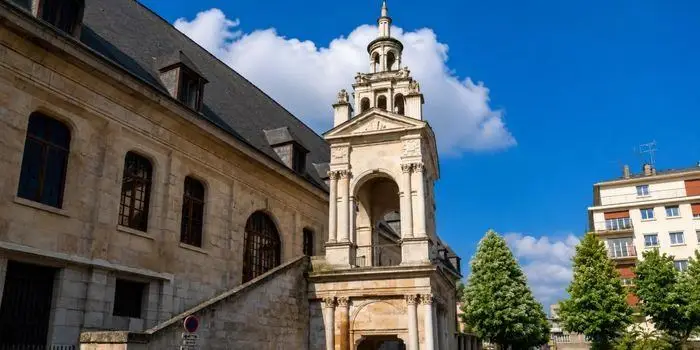
#> input picture gigot/accueil/photos/00-l.webp, 700 x 350 px
$ python mask.py ../../gigot/accueil/photos/00-l.webp
#> lines starting #> are read from the running program, lines starting #| are printed output that depends on the picture
#!/usr/bin/env python3
"""
mask.py — duotone noir + une couleur, avec un aplat de forme en multiply.

Le traitement se fait en deux temps :

1. duotone  : la photo est ramenée en luminance puis re-mappée sur une rampe
              qui va du noir (ombres) vers une seule couleur (hautes lumières).
2. overlay  : une forme aléatoire (triangle, cercle ou rectangle) est posée
              par-dessus en fusion multiply — l'aplat assombrit et teinte
              la zone qu'il recouvre sans jamais l'éclaircir.

Usage
-----
    python3 mask.py photo.jpg                      # une image, réglages aléatoires
    python3 mask.py sources/ -o output/            # tout un dossier
    python3 mask.py photo.jpg --color "#FF4D8D" --shape circle --seed 7

Dépendance : Pillow.
"""

from __future__ import annotations

import argparse
import json
import math
import random
import sys
from dataclasses import dataclass, asdict
from pathlib import Path

from PIL import Image, ImageChops, ImageDraw, ImageOps

# --------------------------------------------------------------------------
# Palette
# --------------------------------------------------------------------------

# Encres franches, esprit sérigraphie / risographie : chacune tient seule
# face au noir, ce qui est la contrainte d'un duotone à une couleur.
PALETTE: dict[str, str] = {
    "rose":      "#FF4D8D",
    "menthe":    "#00A878",
    "outremer":  "#2B50FF",
    "mandarine": "#FF6B35",
    "violet":    "#7B2FF7",
    "safran":    "#FFC300",
    "cyan":      "#00B3D6",
    "vermillon": "#E4002B",
    "olive":     "#8FB339",
    "lagon":     "#00D1B2",
}

SHAPES = ("triangle", "circle", "rectangle")

# Antialiasing : on dessine les formes à cette échelle puis on réduit.
SUPERSAMPLE = 4


# --------------------------------------------------------------------------
# Utilitaires couleur
# --------------------------------------------------------------------------

def hex_to_rgb(value: str) -> tuple[int, int, int]:
    """'#FF4D8D' ou 'FF4D8D' -> (255, 77, 141)."""
    v = value.strip().lstrip("#")
    if len(v) == 3:
        v = "".join(c * 2 for c in v)
    if len(v) != 6:
        raise ValueError(f"couleur hexadécimale invalide : {value!r}")
    return tuple(int(v[i:i + 2], 16) for i in (0, 2, 4))  # type: ignore[return-value]


def rgb_to_hex(rgb: tuple[int, int, int]) -> str:
    return "#{:02X}{:02X}{:02X}".format(*rgb)


# [5 lines left out: function resolve_color, not called in this run]


def mix(a: tuple[int, int, int], b: tuple[int, int, int], t: float) -> tuple[int, int, int]:
    return tuple(round(a[i] + (b[i] - a[i]) * t) for i in range(3))  # type: ignore[return-value]


# --------------------------------------------------------------------------
# Étape 1 — duotone
# --------------------------------------------------------------------------

def transfer_curve(
    color: tuple[int, int, int],
    shadow: tuple[int, int, int] | None = None,
    highlight: tuple[int, int, int] | None = None,
    contrast: float = 1.15,
    midpoint: float = 0.55,
    samples: int = 256,
) -> list[list[float]]:
    """La courbe de transfert de la bichromie : `samples` points par canal, en 0–1.

    La rampe passe par trois points plutôt que deux. Un simple noir -> couleur
    plafonne les hautes lumières à la densité de l'encre : toute l'image devient
    sourde, et un aplat en multiply posé dessus n'a plus rien à assombrir. En
    faisant passer la rampe par la couleur à mi-parcours puis vers un blanc
    teinté, on garde des blancs qui respirent et la couleur reste lisible dans
    les demi-tons — c'est la mécanique d'une bichromie imprimée.

    `shadow` reste quasi noir mais conserve la teinte de l'encre ; `midpoint`
    place la couleur pure sur l'échelle des gris ; le contraste est replié dans
    la courbe plutôt qu'appliqué à part, pour que la courbe décrive à elle seule
    tout le passage du gris à la bichromie.

    C'est la définition unique de la bichromie : `duotone` l'échantillonne en
    256 points pour Pillow, la page CSS en une poignée pour un `feFuncR/G/B`
    de filtre SVG. Les deux rendus restent donc alignés par construction.
    """
    if shadow is None:
        shadow = mix(color, (0, 0, 0), 0.90)
    if highlight is None:
        highlight = mix(color, (255, 255, 255), 0.88)

    curve: list[list[float]] = [[], [], []]
    for index in range(samples):
        gray = index / (samples - 1)
        # Contraste autour du gris moyen, borné à l'intervalle utile.
        v = min(1.0, max(0.0, (gray - 0.5) * contrast + 0.5))
        if v <= midpoint:
            low, high, t = shadow, color, v / midpoint
        else:
            low, high, t = color, highlight, (v - midpoint) / (1 - midpoint)
        for channel in range(3):
            curve[channel].append((low[channel] + (high[channel] - low[channel]) * t) / 255)
    return curve


def duotone(
    img: Image.Image,
    color: tuple[int, int, int],
    shadow: tuple[int, int, int] | None = None,
    highlight: tuple[int, int, int] | None = None,
    contrast: float = 1.15,
    midpoint: float = 0.55,
) -> Image.Image:
    """Ramène l'image sur une rampe à deux encres : noir et `color`."""
    curve = transfer_curve(color, shadow, highlight, contrast, midpoint, samples=256)
    # Image.point sur une image L renvoyant du RGB attend les trois LUT bout à bout.
    lut = [round(value * 255) for channel in curve for value in channel]
    gray = ImageOps.grayscale(img.convert("RGB"))
    return gray.convert("RGB").point(lut)


# --------------------------------------------------------------------------
# Étape 2 — forme aléatoire en multiply
# --------------------------------------------------------------------------

def shape_geometry(shape: str, rng: random.Random, ratio: float) -> dict:
    """Tire la géométrie d'une forme, en coordonnées normalisées (0–1).

    Normalisée veut dire : x rapporté à la largeur, y à la hauteur. La géométrie
    ne dépend donc plus de la taille du rendu, et la même description sert à
    Pillow comme à un `clip-path` CSS. `ratio` est largeur / hauteur, nécessaire
    parce que les rayons sont tirés par rapport au petit côté.

    L'ordre des tirages est celui du rendu d'origine : une graine donnée
    redonne exactement la même forme.
    """
    # Le petit côté, exprimé dans chaque axe.
    short_x = min(1.0, 1 / ratio)   # min(w, h) / w
    short_y = min(1.0, ratio)       # min(w, h) / h

    if shape == "circle":
        cx = rng.uniform(0.2, 0.8)
        cy = rng.uniform(0.2, 0.8)
        r = rng.uniform(0.18, 0.40)
        return {"shape": "circle", "cx": cx, "cy": cy,
                "rx": r * short_x, "ry": r * short_y}

    if shape == "triangle":
        cx = rng.uniform(0.15, 0.85)
        cy = rng.uniform(0.15, 0.85)
        radius = rng.uniform(0.22, 0.48)
        rotation = rng.uniform(0, 2 * math.pi)
        points = [
            (cx + radius * short_x * math.cos(rotation + i * 2 * math.pi / 3),
             cy + radius * short_y * math.sin(rotation + i * 2 * math.pi / 3))
            for i in range(3)
        ]
        return {"shape": "triangle", "points": points}

    if shape == "rectangle":
        cx = rng.uniform(0.2, 0.8)
        cy = rng.uniform(0.2, 0.8)
        half_w = rng.uniform(0.16, 0.42)
        half_h = rng.uniform(0.16, 0.42)
        angle = math.radians(rng.uniform(-28, 28))
        cos_a, sin_a = math.cos(angle), math.sin(angle)
        corners = [(-half_w, -half_h), (half_w, -half_h), (half_w, half_h), (-half_w, half_h)]
        # La rotation se fait dans l'espace des pixels, pas dans l'espace normalisé :
        # sans cela un rectangle penché se déformerait avec le rapport de l'image.
        points = [
            (cx + (x * cos_a - y * sin_a / ratio),
             cy + (x * sin_a * ratio + y * cos_a))
            for x, y in corners
        ]
        return {"shape": "rectangle", "points": points}

    raise ValueError(f"forme inconnue : {shape!r} (attendu : {', '.join(SHAPES)})")


def shape_mask(size: tuple[int, int], geometry: dict, opacity: float) -> Image.Image:
    """Masque niveaux de gris : `opacity * 255` dans la forme, 0 ailleurs."""
    w, h = size
    layer = Image.new("L", (w * SUPERSAMPLE, h * SUPERSAMPLE), 0)
    draw = ImageDraw.Draw(layer)
    level = round(max(0.0, min(1.0, opacity)) * 255)
    sx, sy = w * SUPERSAMPLE, h * SUPERSAMPLE

    if geometry["shape"] == "circle":
        box = [(geometry["cx"] - geometry["rx"]) * sx, (geometry["cy"] - geometry["ry"]) * sy,
               (geometry["cx"] + geometry["rx"]) * sx, (geometry["cy"] + geometry["ry"]) * sy]
        draw.ellipse(box, fill=level)
    else:
        draw.polygon([(x * sx, y * sy) for x, y in geometry["points"]], fill=level)

    return layer.resize((w, h), Image.LANCZOS)


def multiply_shape(
    base: Image.Image,
    geometry: dict,
    color: tuple[int, int, int],
    opacity: float = 0.85,
) -> Image.Image:
    """Pose un aplat de `color` en fusion multiply, limité à la forme."""
    mask = shape_mask(base.size, geometry, opacity)
    flat = Image.new("RGB", base.size, color)
    return Image.composite(ImageChops.multiply(base, flat), base, mask)


# --------------------------------------------------------------------------
# Rendu complet
# --------------------------------------------------------------------------

@dataclass
class Recipe:
    """Les réglages tirés au sort pour une image — reproductibles via `seed`."""
    seed: int
    duotone_color: str
    duotone_name: str
    shape: str
    shape_color: str
    shape_name: str
    opacity: float
    contrast: float
    geometry: dict


def render(
    img: Image.Image,
    seed: int | None = None,
    color: str | None = None,
    shape: str | None = None,
    opacity: float | None = None,
    contrast: float | None = None,
    max_size: int = 1400,
) -> tuple[Image.Image, Recipe]:
    """Applique duotone + forme et renvoie l'image avec sa recette."""
    if seed is None:
        seed = random.randrange(1, 10 ** 6)
    rng = random.Random(seed)

    img = img.convert("RGB")
    if max_size and max(img.size) > max_size:
        img = ImageOps.contain(img, (max_size, max_size), Image.LANCZOS)

    names = list(PALETTE)

    if color is None:
        duo_name = rng.choice(names)
        duo_rgb = hex_to_rgb(PALETTE[duo_name])
    else:
        duo_rgb = resolve_color(color)
        duo_name = color if color in PALETTE else rgb_to_hex(duo_rgb)

    if shape is None:
        shape = rng.choice(SHAPES)

    # L'aplat reprend l'encre du duotone une fois sur deux ; sinon il en prend
    # une autre, ce qui fait apparaître une troisième valeur là où ils se croisent.
    if rng.random() < 0.5:
        shape_rgb, shape_name = duo_rgb, duo_name
    else:
        shape_name = rng.choice([n for n in names if n != duo_name])
        shape_rgb = hex_to_rgb(PALETTE[shape_name])

    if opacity is None:
        opacity = round(rng.uniform(0.55, 0.9), 2)
    if contrast is None:
        contrast = round(rng.uniform(1.05, 1.35), 2)

    geometry = shape_geometry(shape, rng, img.width / img.height)
    out = duotone(img, duo_rgb, contrast=contrast)
    out = multiply_shape(out, geometry, shape_rgb, opacity)

    recipe = Recipe(
        seed=seed,
        duotone_color=rgb_to_hex(duo_rgb),
        duotone_name=duo_name,
        shape=shape,
        shape_color=rgb_to_hex(shape_rgb),
        shape_name=shape_name,
        opacity=opacity,
        contrast=contrast,
        geometry=geometry,
    )
    return out, recipe


# --------------------------------------------------------------------------
# CLI
# --------------------------------------------------------------------------

SUFFIXES = {".jpg", ".jpeg", ".png", ".webp", ".bmp", ".tif", ".tiff"}


def collect_inputs(paths: list[Path]) -> list[Path]:
    files: list[Path] = []
    for p in paths:
        if p.is_dir():
            files += sorted(f for f in p.iterdir() if f.suffix.lower() in SUFFIXES)
        elif p.is_file():
            files.append(p)
        else:
            print(f"introuvable : {p}", file=sys.stderr)
    return files


def main(argv: list[str] | None = None) -> int:
    parser = argparse.ArgumentParser(
        description="Duotone noir + une couleur, avec un aplat de forme en multiply.",
        formatter_class=argparse.RawDescriptionHelpFormatter,
        epilog="Couleurs de la palette : " + ", ".join(PALETTE),
    )
    parser.add_argument("inputs", nargs="+", type=Path, help="fichiers ou dossiers à traiter")
    parser.add_argument("-o", "--output", type=Path, default=Path("output"), help="dossier de sortie")
    parser.add_argument("--color", help="couleur du duotone : nom de la palette ou #RRGGBB")
    parser.add_argument("--shape", choices=SHAPES, help="forme imposée (sinon aléatoire)")
    parser.add_argument("--opacity", type=float, help="opacité de l'aplat, 0 à 1")
    parser.add_argument("--contrast", type=float, help="contraste avant duotone, 1 = neutre")
    parser.add_argument("--seed", type=int, help="graine du tirage, pour rejouer un rendu")
    parser.add_argument("--max-size", type=int, default=1400, help="côté le plus long en sortie")
    parser.add_argument("--quality", type=int, default=90, help="qualité JPEG")
    parser.add_argument("--manifest", type=Path, help="écrit les recettes dans ce fichier JSON")
    args = parser.parse_args(argv)

    files = collect_inputs(args.inputs)
    if not files:
        print("aucune image à traiter", file=sys.stderr)
        return 1

    args.output.mkdir(parents=True, exist_ok=True)
    manifest: list[dict] = []

    for index, path in enumerate(files):
        # Une graine dérivée par image : --seed rejoue la série entière.
        seed = args.seed + index if args.seed is not None else None
        with Image.open(path) as src:
#> src is the input picture: PIL image 700x350 RGB; mean R, G, B 79.9, 100.2, 113.3
            out, recipe = render(
                src,
                seed=seed,
                color=args.color,
                shape=args.shape,
                opacity=args.opacity,
                contrast=args.contrast,
                max_size=args.max_size,
            )
#> in duotone, `gray = ImageOps.grayscale(img.convert("RGB"))`:
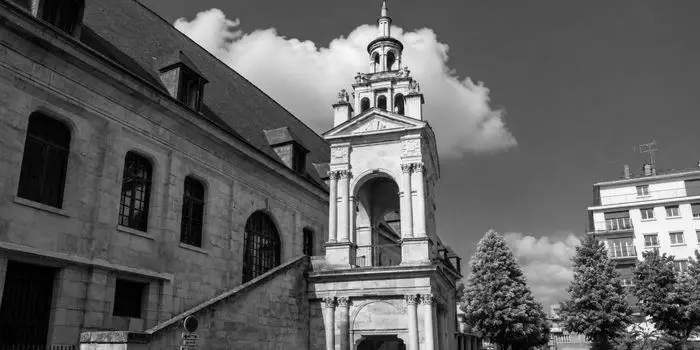
#> gray: PIL image 700x350 L; min 0, max 255, mean 95.6
#> in duotone, `return gray.convert("RGB").point(lut)`:
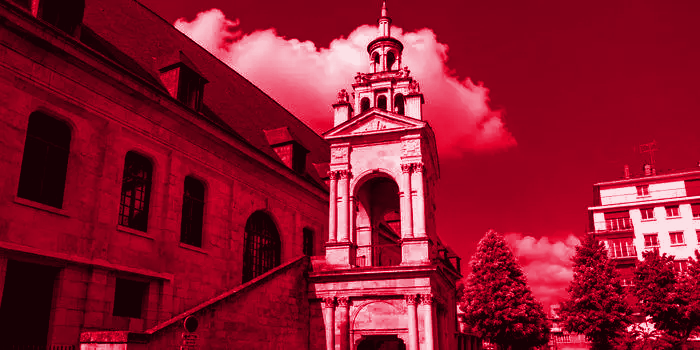
#> returned value: PIL image 700x350 RGB; mean R, G, B 142.3, 23.2, 45.6
#> in shape_mask, `return layer.resize((w, h), Image.LANCZOS)`:
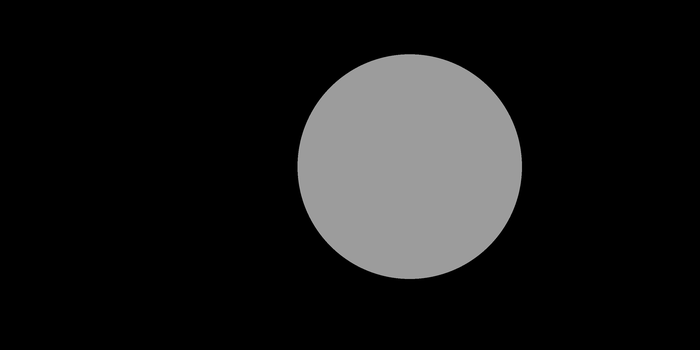
#> returned value: PIL image 700x350 L; min 0, max 171, mean 25.2
#> in multiply_shape, `flat = Image.new("RGB", base.size, color)`:
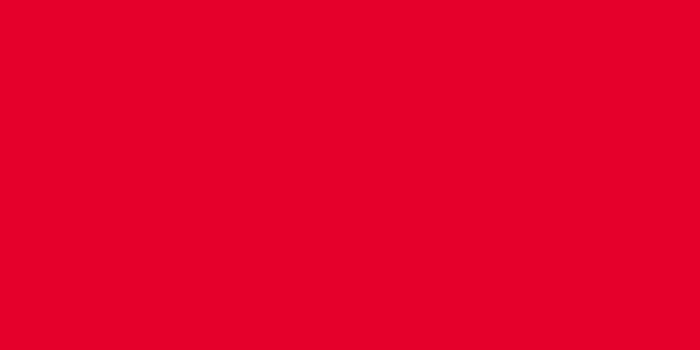
#> flat: PIL image 700x350 RGB; mean R, G, B 228, 0, 43
#> in multiply_shape, `return Image.composite(ImageChops.multiply(base, flat), base, mask)`:
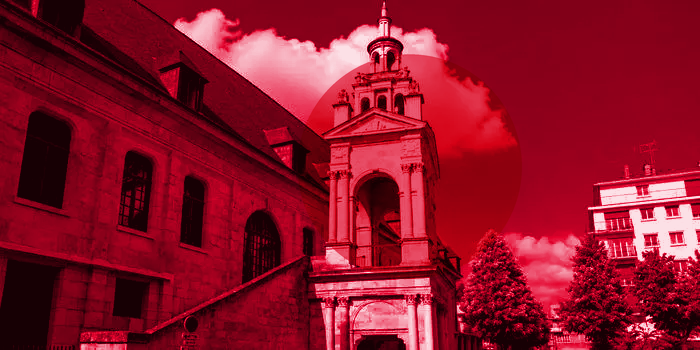
#> returned value: PIL image 700x350 RGB; mean R, G, B 140.3, 18.1, 39.2
        target = args.output / f"{path.stem}.jpg"
        out.save(target, "JPEG", quality=args.quality, subsampling=0, optimize=True)
        manifest.append({"source": path.name, "output": target.name, **asdict(recipe)})
        print(f"{path.name} -> {target}  [{recipe.duotone_name} · {recipe.shape} · {recipe.shape_name}]")
#| 00-l.webp -> output/00-l.jpg  [vermillon · circle · vermillon]

    if args.manifest:
        args.manifest.write_text(json.dumps(manifest, indent=2, ensure_ascii=False) + "\n", encoding="utf-8")
        print(f"recettes écrites dans {args.manifest}")

    return 0


if __name__ == "__main__":
    raise SystemExit(main())
#> (the program exits here)

$ run again, on gigot/accueil/photos/02-l.webp
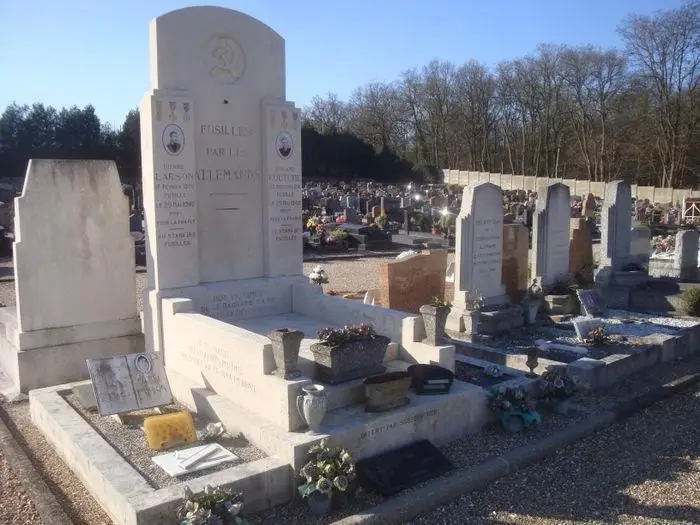
#> input picture gigot/accueil/photos/02-l.webp, 700 x 525 px
#> in main, src is the input picture: PIL image 700x525 RGB; mean R, G, B 116.1, 118.4, 126.8
#> layer: PIL image 2800x2100 L; every value is 0
#> in shape_mask, `return layer.resize((w, h), Image.LANCZOS)`:
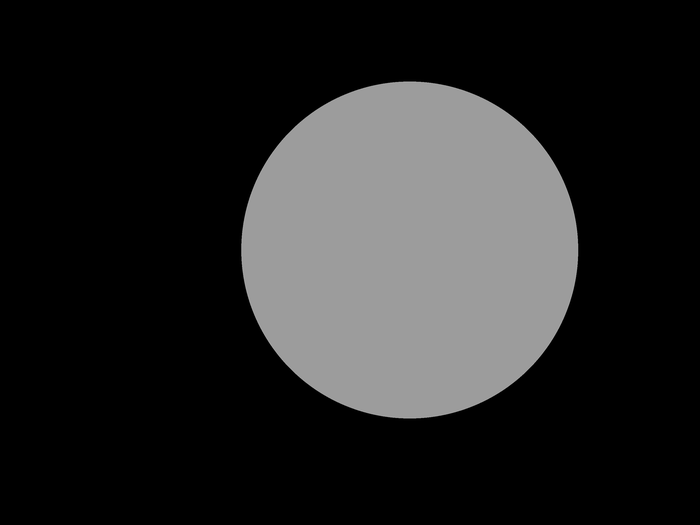
#> returned value: PIL image 700x525 L; min 0, max 171, mean 37.9
#> in multiply_shape, `return Image.composite(ImageChops.multiply(base, flat), base, mask)`:
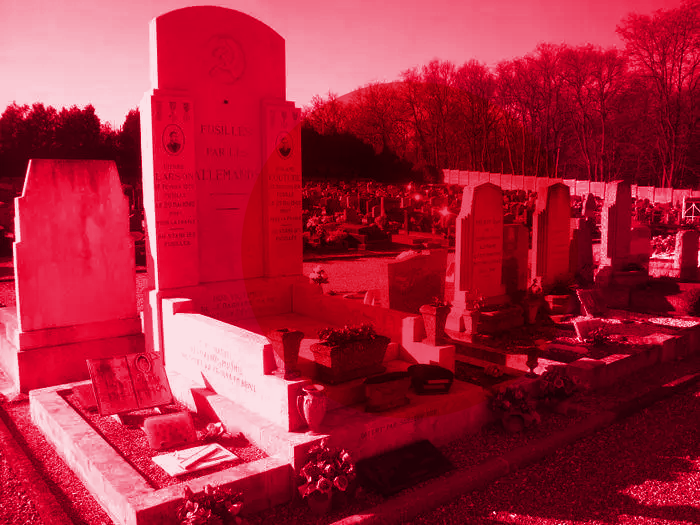
#> returned value: PIL image 700x525 RGB; mean R, G, B 167.3, 36.8, 58.7
#| 02-l.webp -> output/02-l.jpg  [vermillon · circle · vermillon]

$ run again, on gigot/accueil/photos/03-l.webp
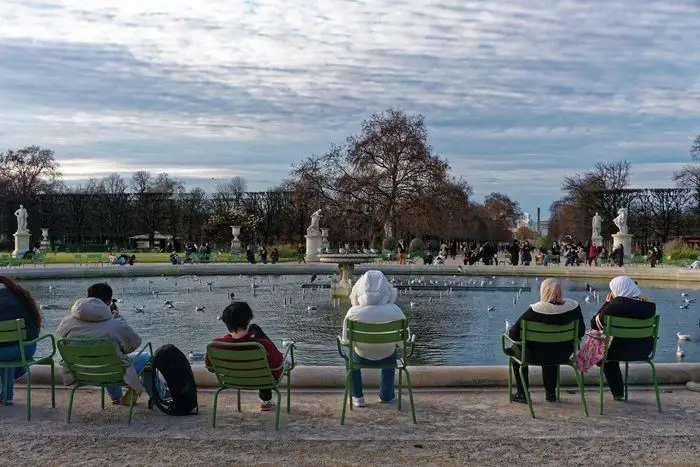
#> input picture gigot/accueil/photos/03-l.webp, 700 x 467 px
#> in main, src is the input picture: PIL image 700x467 RGB; mean R, G, B 115.6, 121.1, 125.8
#> layer: PIL image 2800x1868 L; every value is 0
#> in shape_mask, `return layer.resize((w, h), Image.LANCZOS)`:
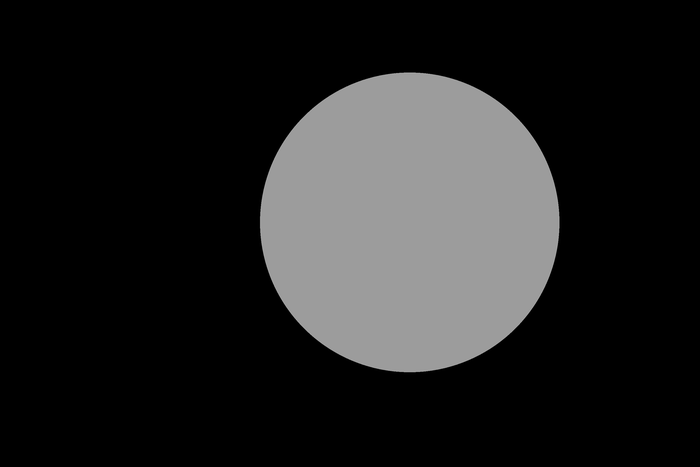
#> returned value: PIL image 700x467 L; min 0, max 170, mean 33.7
#> in multiply_shape, `return Image.composite(ImageChops.multiply(base, flat), base, mask)`:
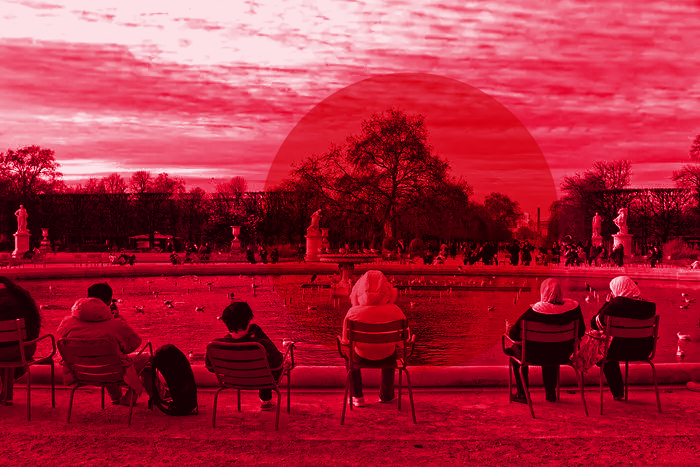
#> returned value: PIL image 700x467 RGB; mean R, G, B 167.4, 40.2, 61.6
#| 03-l.webp -> output/03-l.jpg  [vermillon · circle · vermillon]
